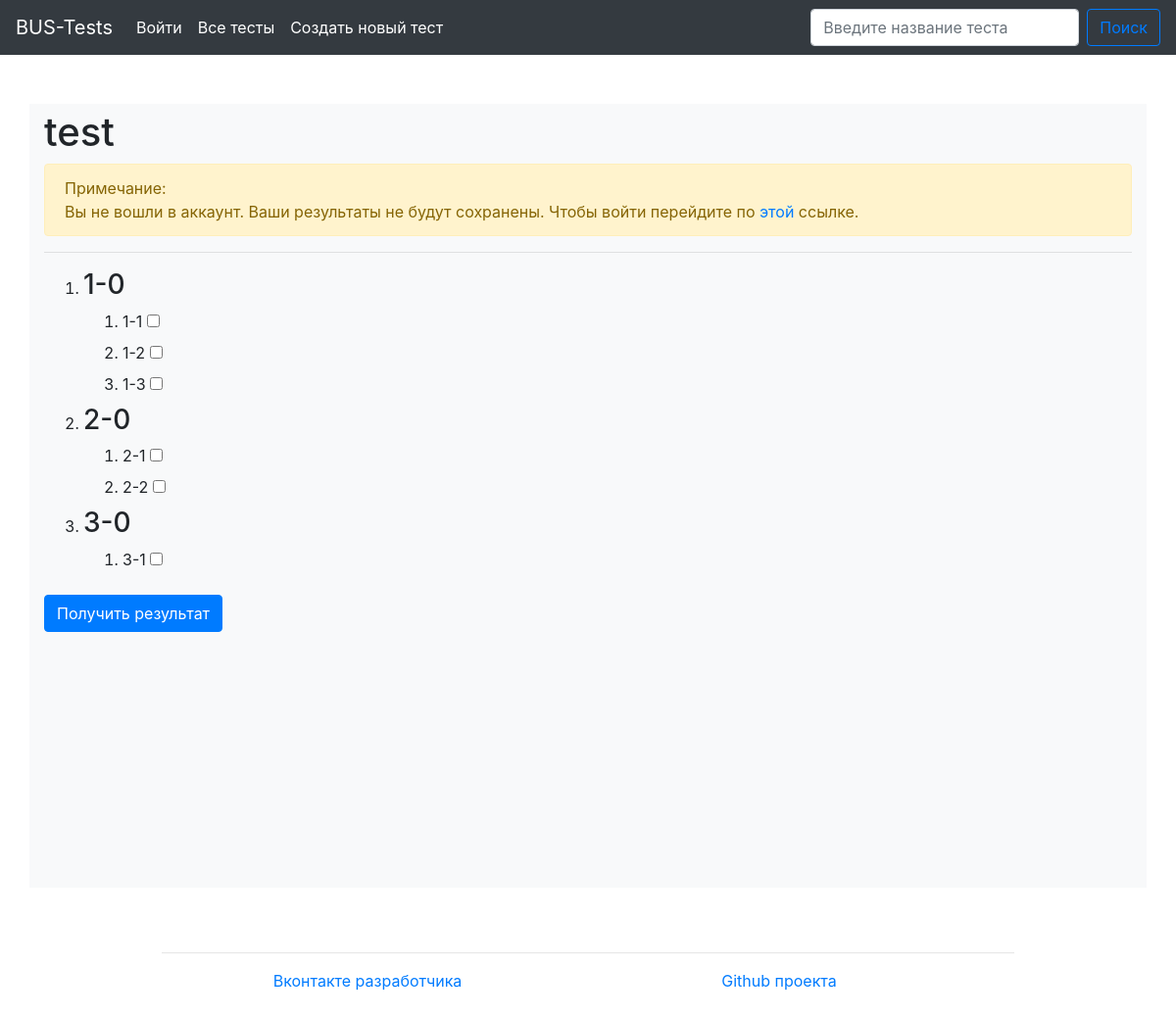
/test/1, run on the app's committed database.
### main/models.py (models this page shows)
class Test(models.Model):
    title = models.CharField(max_length=120)
    def __str__(self):
        return self.title

class Question(models.Model):
    text = models.CharField(max_length=120)
    test = models.ForeignKey(Test, on_delete=models.CASCADE)
    def __str__(self):
        return self.text

class Answer(models.Model):
    text = models.CharField(max_length=120)
    is_correct = models.BooleanField(default=False)
    question = models.ForeignKey(Question, on_delete=models.CASCADE)
    def __str__(self):
        return self.text

### main/views.py (the view, shortened to what this page needs)
# urls.py: path('test/<int:pk>', views.test_passing, name='test'),
def test_passing(request, pk: int):
    try:
        test = models.Test.objects.get(id=pk)
        questions = [(q, models.Answer.objects.filter(question=q))
                     for q in models.Question.objects.filter(test=test)]
        return render(request, 'main/test.html',
                      {'is_auth': request.user.is_authenticated,
                       'questions': questions,
                       'test': test})
    except Exception as e:
        print(e)
        raise Http404

### templates/main/test.html (shortened to what this page needs)
{% extends 'wrapper.html' %}
{% block content %}
    <h1 style="padding-top: 5px;">{{ test }}</h1>
    {% if not is_auth %}
        <div class="alert alert-warning" role="alert">
            Примечание: <br>
            Вы не вошли в аккаунт.
            Ваши результаты не будут сохранены. Чтобы войти перейдите по
            <a href="{% url 'login' %}">этой</a> ссылке.
        </div>
    {% endif %}
    <hr>
    <form action="{% url 'test' test.id %}" method="post">
    <ol>
    {% for q, ans in questions %}
        <li>
            <h3>{{ q }}</h3>
            <ol>
            {% for a in ans %}
                <li>{{ a }} <label>
                    <input type="checkbox" name="{{ q.id }}-{{ a.id }}" value="1">
                </label></li>
            {% endfor %}
            </ol>
        </li>
    {% endfor %}
    </ol>
    <button type="submit" class="btn btn-primary">Получить результат</button>
    </form>
{% endblock %}

### data on the page
Test: title "test"
Question: text "1-0"
Answer: text "1-1"
Answer: text "1-2"
Answer: text "1-3"
Question: text "2-0"
Answer: text "2-1"
Answer: text "2-2"
Question: text "3-0"
Answer: text "3-1"
